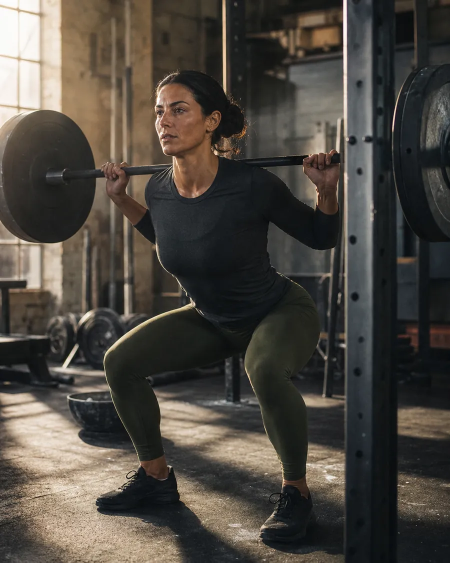
#> input picture img/hero-main.webp, 900 x 1125 px, given in place of hero-main.png, which was not available (shown at 1/2 size)
$ python build_images.py
#> lines starting #> are read from the running program, lines starting #| are printed output that depends on the picture; pictures that were not available may be replaced by others from this repository, and a replacement may not be noted
#!/usr/bin/env python3
"""
ISHOT — image pipeline.

Takes the raw renders (PNG masters) and produces the exact web assets the site
expects: cover-cropped, resized, WebP q=80 (progressive-ish, method=6) plus the
composed Open Graph card.

Usage:
    python3 tools/build_images.py [SRC_DIR]

SRC_DIR defaults to ./raw (both `raw/` and `/tmp/raw` are common). The output
always lands in ./img.

Naming contract with the site:
    hero-main.webp     hero portrait panel      4:5   900x1125
    hero-inset.webp    hero detail (square)     1:1   520x520
    roster-NN-*.webp   roster cards             3:4   720x960
    column-train.webp  column wide              16:10 800x500
    column-fuel.webp   column wide              16:10 800x500
    column-recover.webp column wide             16:10 800x500
    feature-wide.webp  full-bleed band          21:9  1400x600
    og-image.png       social card              2:1   1280x640
"""
from __future__ import annotations

import sys
import tempfile
from pathlib import Path

from PIL import Image, ImageDraw, ImageFont

ROOT = Path(__file__).resolve().parent.parent
OUT = ROOT / "img"

# name -> (source stem, aspect (w, h), target (w, h), gravity)
MANIFEST: dict[str, tuple[str, tuple[int, int], tuple[int, int], str]] = {
    "hero-main": ("hero-main", (4, 5), (900, 1125), "center"),
    "hero-inset": ("hero-inset", (1, 1), (520, 520), "center"),
    "roster-01-anna": ("roster-01-anna", (3, 4), (720, 960), "top"),
    "roster-02-maria": ("roster-02-maria", (3, 4), (720, 960), "top"),
    "roster-03-sofia": ("roster-03-sofia", (3, 4), (720, 960), "top"),
    "roster-04-olivia": ("roster-04-olivia", (3, 4), (720, 960), "top"),
    "roster-05-emma": ("roster-05-emma", (3, 4), (720, 960), "top"),
    "roster-06-lily": ("roster-06-lily", (3, 4), (720, 960), "top"),
    "roster-07-nadia": ("roster-07-nadia", (3, 4), (720, 960), "top"),
    "roster-08-yuki": ("roster-08-yuki", (3, 4), (720, 960), "top"),
    "roster-09-clara": ("roster-09-clara", (3, 4), (720, 960), "top"),
    "column-train": ("column-train", (16, 10), (800, 500), "center"),
    "column-fuel": ("column-fuel", (16, 10), (800, 500), "center"),
    "column-recover": ("column-recover", (16, 10), (800, 500), "center"),
    "feature-wide": ("feature-wide", (21, 9), (1400, 600), "center"),
}


def cover_crop(im: Image.Image, aspect: tuple[int, int], gravity: str) -> Image.Image:
    """Center/aspect crop without distortion."""
    aw, ah = aspect
    target_ratio = aw / ah
    w, h = im.size
    ratio = w / h
    if ratio > target_ratio:  # too wide -> crop sides
        new_w = int(round(h * target_ratio))
        if gravity in ("left", "top-left"):
            box = (0, 0, new_w, h)
        elif gravity in ("right", "top-right"):
            box = (w - new_w, 0, w, h)
        else:
            x = (w - new_w) // 2
            box = (x, 0, x + new_w, h)
    else:  # too tall -> crop top/bottom
        new_h = int(round(w / target_ratio))
        if gravity == "top":
            box = (0, 0, w, new_h)
        elif gravity == "bottom":
            box = (0, h - new_h, w, h)
        else:
            y = (h - new_h) // 2
            box = (0, y, w, y + new_h)
    return im.crop(box)


def build(src: Path) -> None:
    OUT.mkdir(parents=True, exist_ok=True)
    made: list[str] = []
    missing: list[str] = []

    for name, (stem, aspect, target, gravity) in MANIFEST.items():
        cand = [src / f"{stem}.png", src / f"{stem}.webp", src / f"{stem}.jpg"]
        found = next((c for c in cand if c.exists()), None)
        if not found:
            missing.append(name)
            continue
        im = Image.open(found).convert("RGB")
#> im is the input picture: PIL image 900x1125 RGB; mean R, G, B 76.7, 71.6, 64.5
        im = cover_crop(im, aspect, gravity)
        if im.size != target:
            im = im.resize(target, Image.LANCZOS)
        dest = OUT / f"{name}.webp"
        im.save(dest, "WEBP", quality=80, method=6)
        made.append(f"{dest.name:26} {target[0]}x{target[1]}  {dest.stat().st_size // 1024} KB")

    print("\n".join(made) if made else "nothing built")
    if missing:
        print("\nMISSING (skipped): " + ", ".join(missing))


# ---------------------------------------------------------------- OG composer
FONTS = ROOT / "assets" / "fonts"
_TTF_CACHE: dict[str, Path] = {}


def _ttf(name: str) -> Path:
    """Pillow cannot read woff2 — unwrap it to a temp .ttf once per run."""
    if name in _TTF_CACHE:
        return _TTF_CACHE[name]
    from fontTools.ttLib import TTFont

    src = FONTS / name
    dst = Path(tempfile.gettempdir()) / f"ishot-{src.stem}.ttf"
    if not dst.exists() or dst.stat().st_mtime < src.stat().st_mtime:
        font = TTFont(str(src))
        font.flavor = None
        font.save(str(dst))
    _TTF_CACHE[name] = dst
    return dst


def _font(name: str, size: int) -> ImageFont.FreeTypeFont:
    return ImageFont.truetype(str(_ttf(name)), size)


def build_og() -> None:
    """Compose the social card from the site's own tokens + hero asset."""
    W, H = 1280, 640
    INK, BONE, OLIVE, DIM = (10, 10, 9), (239, 233, 221), (124, 139, 94), (166, 158, 142)
    card = Image.new("RGB", (W, H), INK)
    d = ImageDraw.Draw(card)

    # right-hand hero panel
    panel_w = 430
    hero = Image.open(OUT / "hero-main.webp").convert("RGB")
    hero = cover_crop(hero, (panel_w, H), "center").resize((panel_w, H), Image.LANCZOS)
#> call 2 of cover_crop, with aspect = (430, 640), gravity = 'center'
#> in cover_crop (call 2), `return im.crop(box)`:
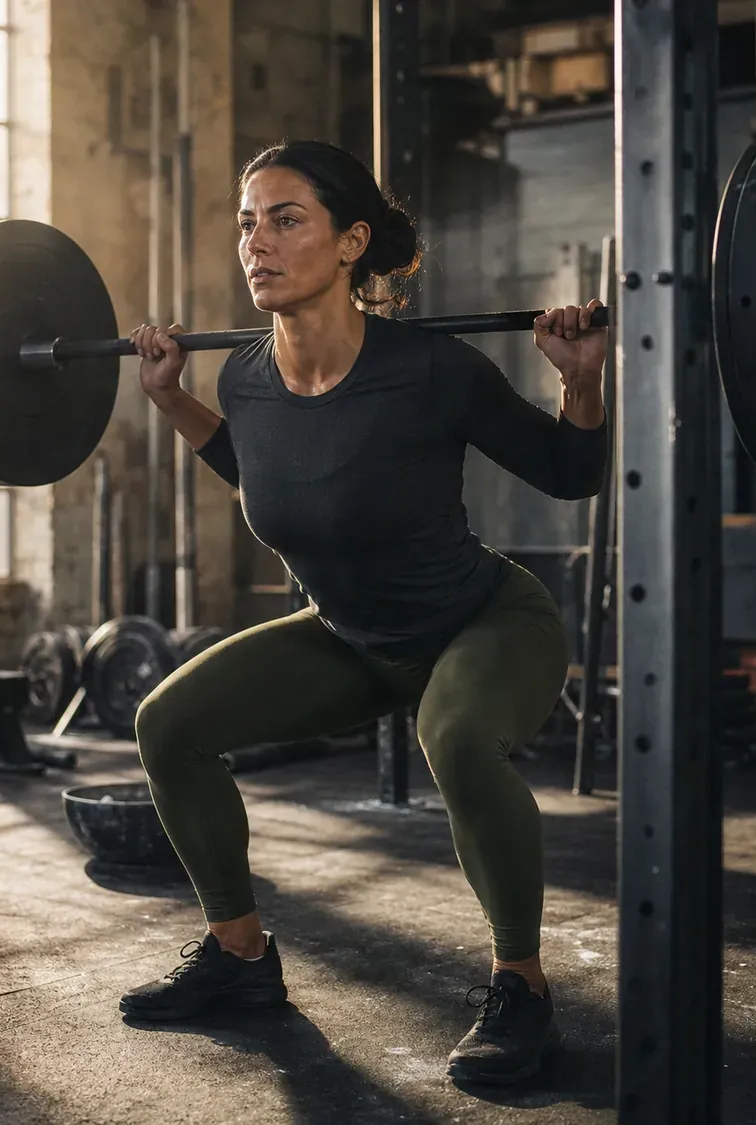
#> returned value: PIL image 756x1125 RGB; mean R, G, B 75.1, 69.9, 62.4
#> hero: PIL image 430x640 RGB
    card.paste(hero, (W - panel_w, 0))
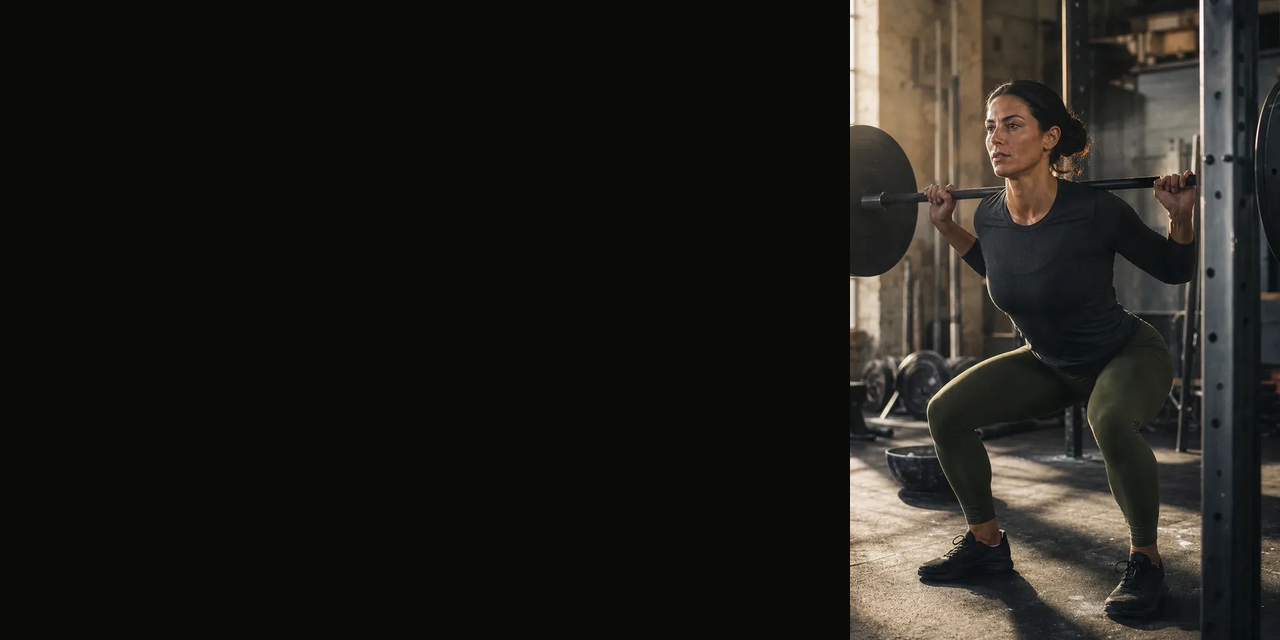
#> card: PIL image 1280x640 RGB; mean R, G, B 31.9, 30.1, 27
    # darken the panel so the type never fights it
    scrim = Image.new("RGBA", (panel_w, H), (10, 10, 9, 130))
    card.paste(Image.alpha_composite(hero.convert("RGBA"), scrim).convert("RGB"), (W - panel_w, 0))
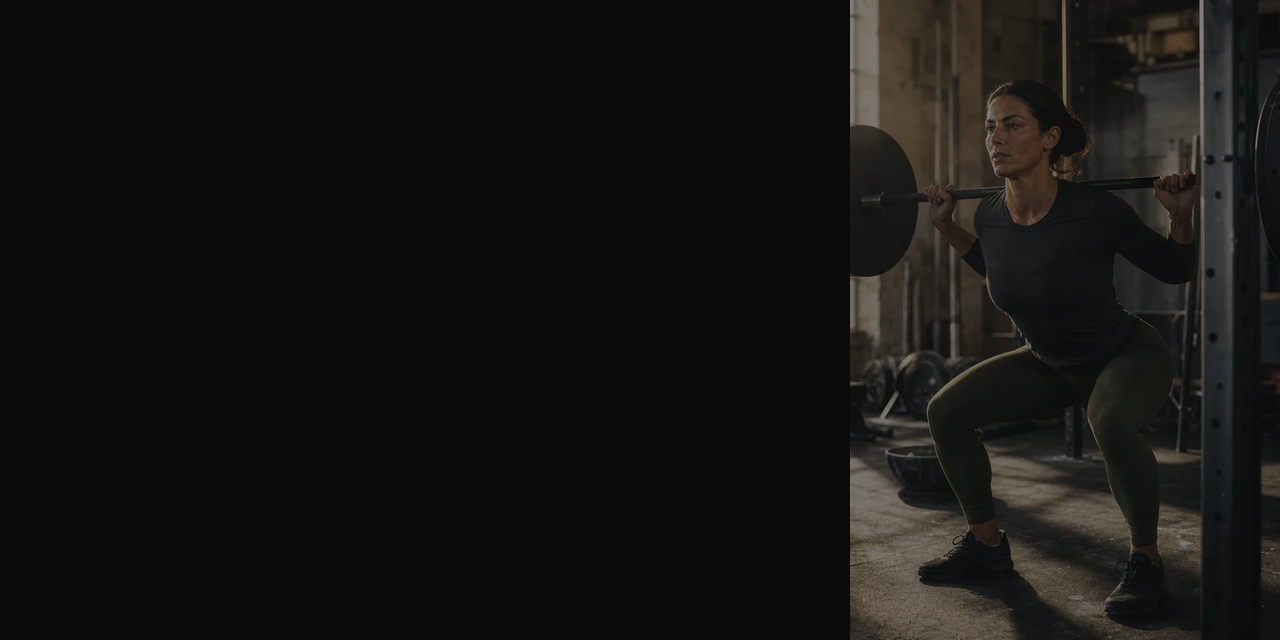
#> card: PIL image 1280x640 RGB; mean R, G, B 20.7, 19.9, 17.8

    # olive rules
    d.rectangle([0, 0, W, 6], fill=OLIVE)

    mono = _font("jetbrains-mono-latin.woff2", 17)
    mono_sm = _font("jetbrains-mono-latin.woff2", 14)
    serif = _font("instrument-serif-latin.woff2", 96)
    serif_i = _font("instrument-serif-latin-italic.woff2", 96)

    d.text((72, 74), "FIELD NOTES  ·  ISSUE №01", font=mono, fill=OLIVE)
    d.text((72, 140), "Real training.", font=serif, fill=BONE)
    d.text((72, 244), "Not filtered", font=serif, fill=BONE)
    d.text((72, 348), "motivation.", font=serif_i, fill=OLIVE)

    d.line([(72, 486), (748, 486)], fill=(70, 68, 60), width=1)
    d.text((72, 512), "ISHOTGIRLS  ·  THE TRAINING JOURNAL", font=mono_sm, fill=DIM)
    d.text((72, 542), "47 ATHLETES   ·   12 480 SESSIONS   ·   214 TRANSFORMATIONS", font=mono_sm, fill=DIM)

    # issue badge on the panel
    bx, by = W - panel_w + 32, 34
    d.rectangle([bx, by, bx + 176, by + 44], fill=OLIVE)
    d.text((bx + 16, by + 13), "ISSUE №01", font=mono, fill=INK)

    dest = OUT / "og-image.png"
    card.save(dest, "PNG", optimize=True)
    print(f"{dest.name:26} {W}x{H}  {dest.stat().st_size // 1024} KB")


if __name__ == "__main__":
    src = Path(sys.argv[1]) if len(sys.argv) > 1 else ROOT / "raw"
    build(src)
    if (OUT / "hero-main.webp").exists():
        try:
            build_og()
        except Exception as exc:  # pragma: no cover
            print(f"og compose skipped: {exc}")
